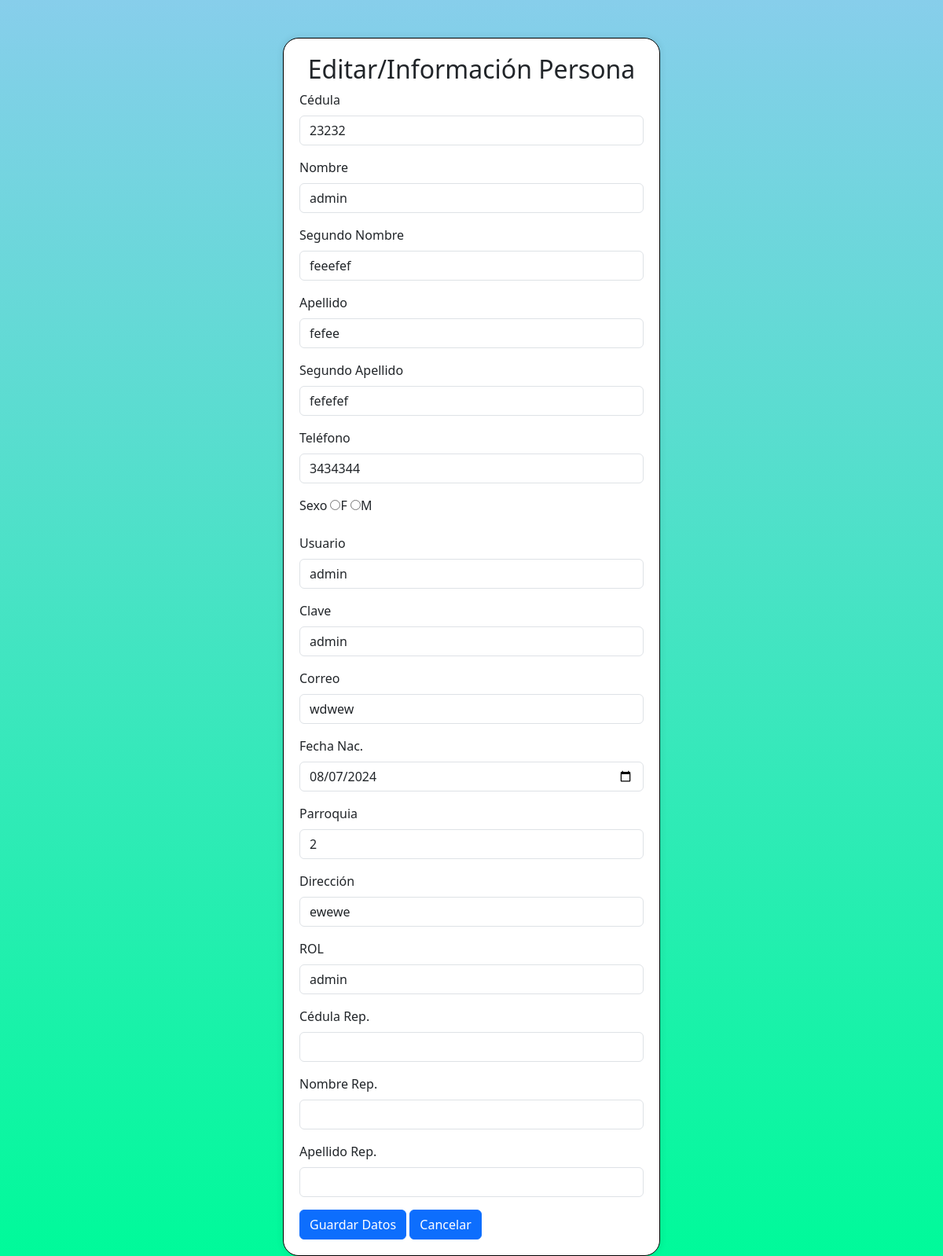
The app's page /admin-general/editar_persona.php?id=10 with its own data.
### tables this page shows
CREATE TABLE `persona` (
  `id` int(11) NOT NULL,
  `cedula` varchar(13) NOT NULL,
  `nombre` varchar(50) NOT NULL,
  `seg_nombre` varchar(50) NOT NULL,
  `apellido` varchar(50) NOT NULL,
  `seg_apellido` varchar(60) NOT NULL,
  `telefono` varchar(20) NOT NULL,
  `sexo` varchar(1) NOT NULL,
  `usuario` varchar(50) NOT NULL,
  `clave` varchar(12) NOT NULL,
  `correo` varchar(100) NOT NULL,
  `fecha_nac` date NOT NULL,
  `parroquia` int(11) NOT NULL,
  `direccion` varchar(200) NOT NULL,
  `id_rol` int(11) NOT NULL,
  `cedula_rep` varchar(15) NOT NULL,
  `nombre_rep` varchar(50) NOT NULL,
  `apellido_rep` varchar(50) NOT NULL,
  `telefono_rep` varchar(50) NOT NULL,
  `fecha_inc` date NOT NULL,
  `correo_verificado` int(11) NOT NULL,
  `codigo` varchar(50) NOT NULL
);

### admin-general/editar_persona.php (the view, shortened to what this page needs)
<?php
require_once("../admin-general/conexion_adm.php");
if (isset($_GET['id'])) {
    $id_persona = $_GET['id'];
    $consulta = "SELECT * FROM persona WHERE id = $id_persona";
    $resultado = mysqli_query($connection, $consulta);
    if ($resultado) {
        $datos_persona = mysqli_fetch_assoc($resultado);
    } else {
        echo "Error en la consulta: " . mysqli_error($connection);
        exit();
    }
} else {
    echo "No se proporcionó un ID de persona válido.";
    exit();
}
?>
<!DOCTYPE html>
<html lang="es">
<head>
    <link rel="stylesheet" href="https://cdn.jsdelivr.net/npm/bootstrap@5.3.0-alpha2/dist/css/bootstrap.min.css">
</head>
<body>
    <div class="container mt-5" id="containerr">
        <h2 class="text-center">Editar/Información Persona</h2>
        <form action="./editar_evio_persona.php" method="POST" enctype="multipart/form-data" autocomplete="off">
            <div class="mb-3">
                <label for="cedula" class="form-label">Cédula</label>
                <input type="number" id="cedula" name="cedula" class="form-control" value="<?php echo $datos_persona['cedula']; ?>" required>
            </div>
            <div class="mb-3">
                <label for="nombre" class="form-label">Nombre</label>
                <input type="text" id="nombre" name="nombre" class="form-control" value="<?php echo $datos_persona['nombre']; ?>" required>
            </div>
            <div class="mb-3">
                <label for="segundo_nombre" class="form-label">Segundo Nombre</label>
                <input type="text" id="segundo_nombre" name="segundo_nombre" class="form-control" value="<?php echo $datos_persona['seg_nombre']; ?>" required>
            </div>
            <div class="mb-3">
                <label for="apellido" class="form-label">Apellido</label>
                <input type="text" id="apellido" name="apellido" class="form-control" value="<?php echo $datos_persona['apellido']; ?>" required>
            </div>
            <div class="mb-3">
                <label for="segundo_apellido" class="form-label">Segundo Apellido</label>
                <input type="text" id="segundo_apellido" name="segundo_apellido" class="form-control" value="<?php echo $datos_persona['seg_apellido']; ?>" required>
            </div>
            <div class="mb-3">
                <label for="telefono" class="form-label">Teléfono</label>
                <input type="number" id="telefono" name="telefono" class="form-control" value="<?php echo $datos_persona['telefono']; ?>" required>
            </div>
            <div class="mb-3">
                <label for="sexo" class="form-label">Sexo</label>
                <input type="radio" name="sexo" value="F" <?php echo ($datos_persona['sexo'] == 'F') ? 'checked' : ''; ?>>F
                <input type="radio" name="sexo" value="M" <?php echo ($datos_persona['sexo'] == 'M') ? 'checked' : ''; ?>>M
            </div>
            <div class="mb-3">
                <label for="usuario" class="form-label">Usuario</label>
                <input type="text" id="usuario" name="usuario" class="form-control" value="<?php echo $datos_persona['usuario']; ?>" required>
            </div>
            <div class="mb-3">
                <label for="clave" class="form-label">Clave</label>
                <input type="text" id="clave" name="clave" class="form-control" value="<?php echo $datos_persona['clave']; ?>" required>
            </div>
            <div class="mb-3">
                <label for="correo" class="form-label">Correo</label>
                <input type="email" id="correo" name="correo" class="form-control" value="<?php echo $datos_persona['correo']; ?>" required>
            </div>
            <div class="mb-3">
                <label for="fecha_nac" class="form-label">Fecha Nac.</label>
                <input type="date" id="fecha_nac" name="fecha_nac" class="form-control" value="<?php echo $datos_persona['fecha_nac']; ?>" required>
            </div>
            <div class="mb-3">
                <label for="parroquia" class="form-label">Parroquia</label>
                <input type="text" id="parroquia" name="parroquia" class="form-control" value="<?php echo $datos_persona['parroquia']; ?>" required>
            </div>
            <div class="mb-3">
                <label for="direccion" class="form-label">Dirección</label>
                <input type="text" id="direccion" name="direccion" class="form-control" value="<?php echo $datos_persona['direccion']; ?>" required>
            </div>
            <div class="mb-3">
                <label for="rol" class="form-label">ROL</label>
                <?php
                require_once("../admin-general/conexion_adm.php");
                $query_roles = "SELECT id, rol FROM roles";
                $result_roles = mysqli_query($connection, $query_roles);
                if ($result_roles) {
                    echo '<select name="id_rol" id="rol" class="form-control">';
                    while ($fila_rol = mysqli_fetch_assoc($result_roles)) {
                        $id_rol = $fila_rol['id'];
                        $nombre_rol = $fila_rol['rol'];
                        $selected = ($id_rol == $datos_persona['id_rol']) ? 'selected' : '';
                        echo "<option value=\"$id_rol\" $selected>$nombre_rol</option>";
                    }
                    echo '</select>';
                } else {
                    echo '<p>Error al obtener los roles</p>';
                }
                ?>
            </div>
            <div class="mb-3">
                <label for="cedula_rep" class="form-label">Cédula Rep.</label>
                <input type="text" id="cedula_rep" name="cedula_rep" class="form-control" value="<?php echo $datos_persona['cedula_rep']; ?>">
            </div>
            <div class="mb-3">
                <label for="nombre_rep" class="form-label">Nombre Rep.</label>
                <input type="text" id="nombre_rep" name="nombre_rep" class="form-control" value="<?php echo $datos_persona['nombre_rep']; ?>">
            </div>
            <div class="mb-3">
                <label for="apellido_rep" class="form-label">Apellido Rep.</label>
                <input type="text" id="apellido_rep" name="apellido_rep" class="form-control" value="<?php echo $datos_persona['apellido_rep']; ?>">
            </div>
            <button type="submit" class="btn btn-primary">Guardar Datos</button>
            <a href="./adm-estudiante.php" class="btn btn-primary">Cancelar</a>
        </form>
    </div>
</body>
</html>

### admin-general/editar_persona.php (style rules this page uses)
body { background: linear-gradient(to bottom, #87CEEB, #00FA9A); }
#containerr { border-radius: 20px; background: white; padding: 20px; box-shadow: 0 0 10px rgba(0, 0, 0, 0.1); max-width: 40%; border: solid 1px black; }

### records on screen
persona: cedula "23232", nombre "admin", segundo_nombre "feeefef", apellido "fefee", segundo_apellido "fefefef", telefono "3434344", usuario "admin", clave "admin", correo "wdwew", fecha_nac "08/07/2024", parroquia "2", direccion "ewewe"

### other values on screen
form field id_rol "admin"
